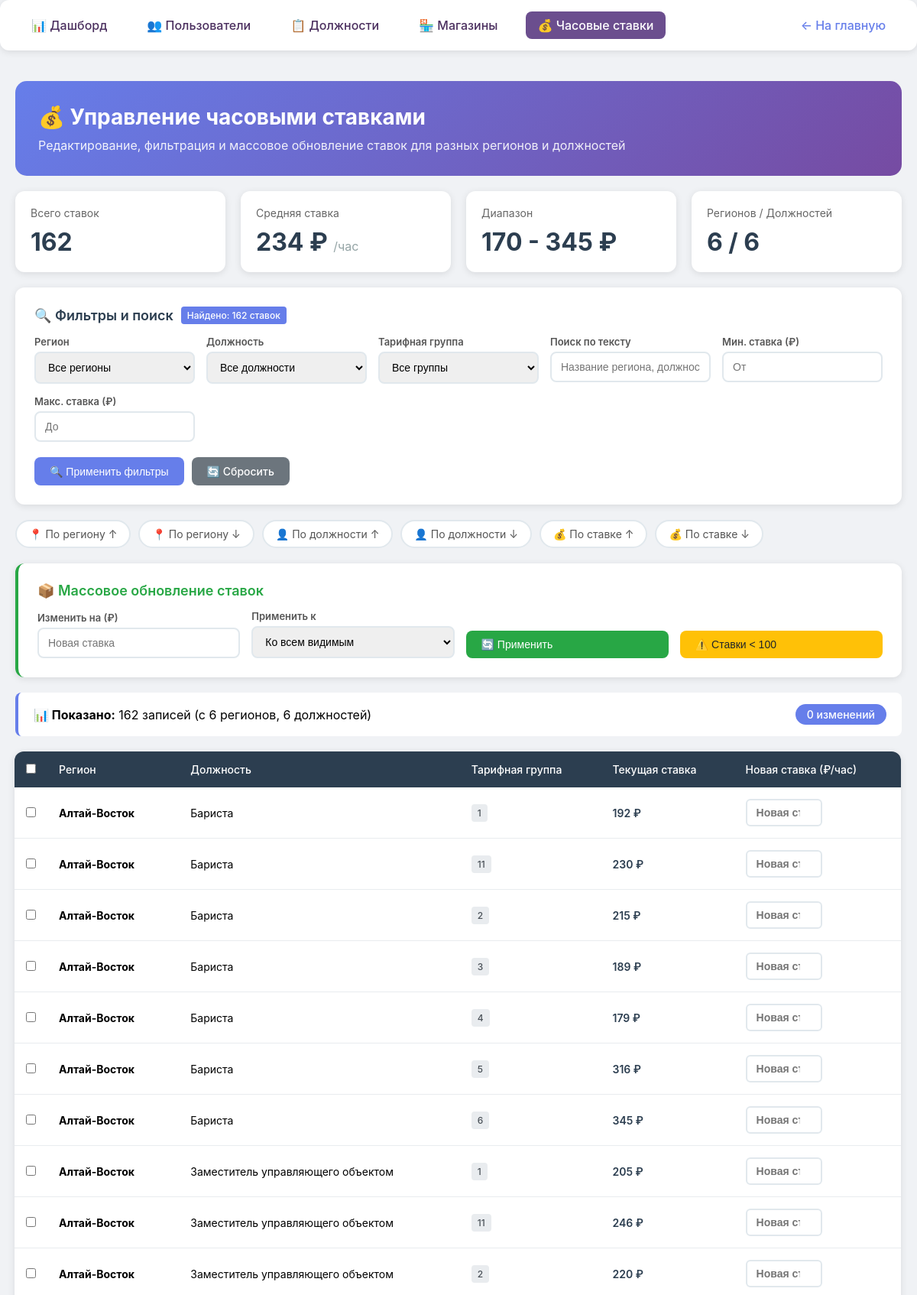
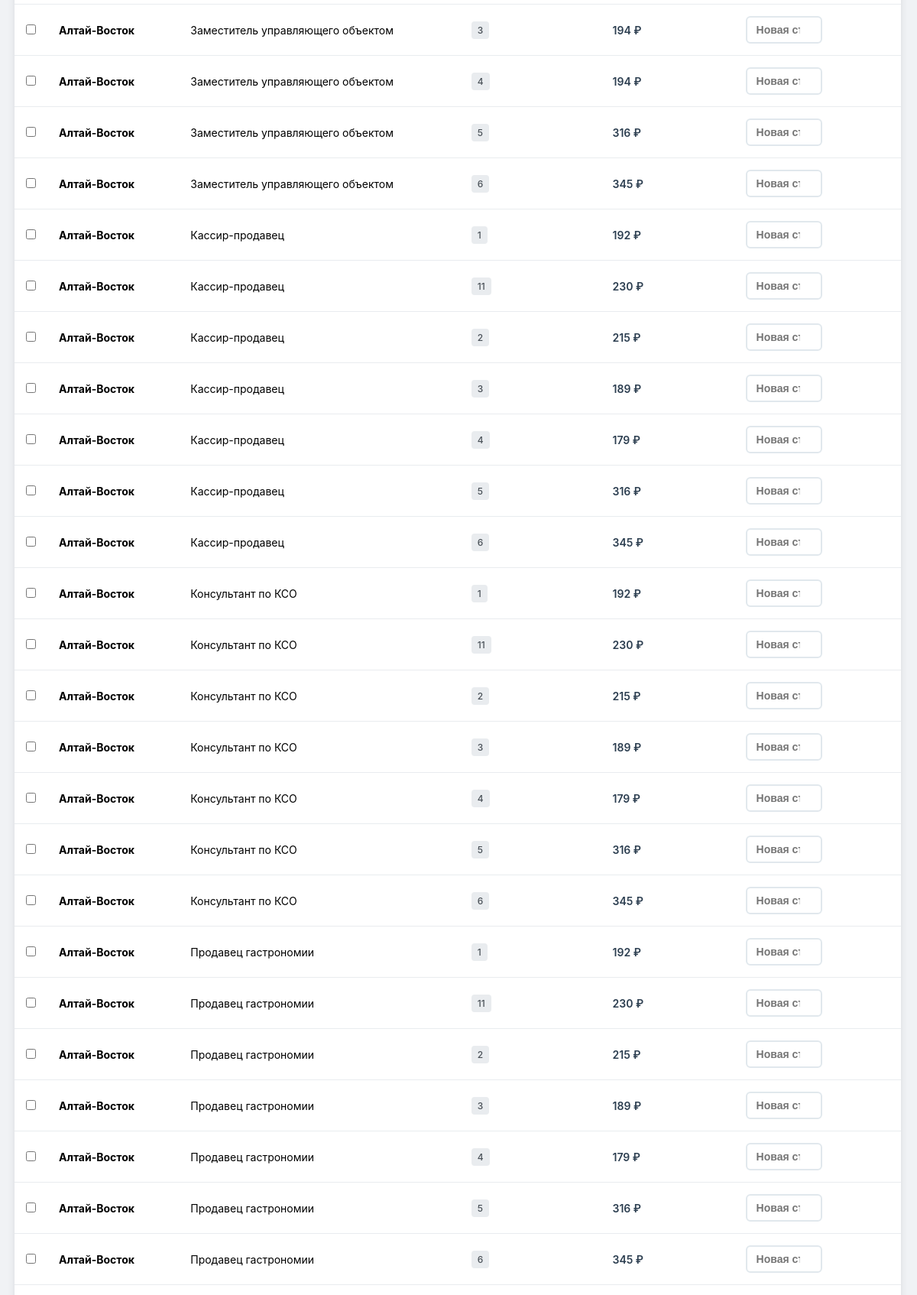
/admin/rates.php (signed in, upper part), run on the app's committed database (2 pictures, top to bottom).
### tables this page shows
CREATE TABLE `hourly_rates` (
  `hourly_rate_id` int(11) NOT NULL COMMENT 'уникальный идентификатор почасовой ставки',
  `region_id` int(11) NOT NULL COMMENT 'Регион',
  `tariff_group_id` int(11) NOT NULL COMMENT 'Тарифная группа',
  `position_id` int(11) NOT NULL COMMENT 'должность',
  `hourly_rate` int(11) NOT NULL COMMENT 'ставка в рублях за час'
);

CREATE TABLE `regions` (
  `region_id` int(11) NOT NULL COMMENT 'уникальный идентификатор региона',
  `region_name` varchar(100) NOT NULL COMMENT 'Название региона'
);

CREATE TABLE `positions` (
  `position_id` int(11) NOT NULL COMMENT 'уникальный идентификатор должности',
  `position_name` varchar(100) NOT NULL COMMENT 'Название должности',
  `has_fixed_salary` tinyint(1) NOT NULL COMMENT 'есть ли фиксированный оклад (TRUE ТОЛЬКО ДЛЯ УО)'
);

CREATE TABLE `tariff_groups` (
  `tariff_group_id` int(11) NOT NULL COMMENT 'уникальный идентификатор тарифной группы',
  `group_name` varchar(50) NOT NULL COMMENT 'название группы'
);

### admin/rates.php (the view, shortened to what this page needs)
<?php
require_once '../db.php';
$currentPage = 'rates';
$where_conditions = ["1=1"];
$order_by = "r.region_name, p.position_name, tg.group_name";
$where_clause = implode(" AND ", $where_conditions);
$rates = mysqli_query($conn, "
    SELECT
        hr.*,
        r.region_name,
        p.position_name,
        tg.group_name as tariff_group_name
    FROM hourly_rates hr
    LEFT JOIN regions r ON hr.region_id = r.region_id
    LEFT JOIN positions p ON hr.position_id = p.position_id
    LEFT JOIN tariff_groups tg ON hr.tariff_group_id = tg.tariff_group_id
    WHERE $where_clause
    ORDER BY $order_by
");
$stats_query = mysqli_query($conn, "
    SELECT
        COUNT(*) as total,
        AVG(hourly_rate) as avg_rate,
        MIN(hourly_rate) as min_rate,
        MAX(hourly_rate) as max_rate,
        COUNT(DISTINCT region_id) as regions_count,
        COUNT(DISTINCT position_id) as positions_count
    FROM hourly_rates
");
$stats = mysqli_fetch_assoc($stats_query);
?>
<!DOCTYPE html>
<html lang="ru">
<head>
</head>
<body>
    <div class="admin-nav">
        <a href="index.php" <?= $currentPage == 'dashboard' ? 'class="active"' : '' ?>>📊 Дашборд</a>
        <a href="users.php" <?= $currentPage == 'users' ? 'class="active"' : '' ?>>👥 Пользователи</a>
        <a href="positions.php" <?= $currentPage == 'positions' ? 'class="active"' : '' ?>>📋 Должности</a>
        <a href="stores.php" <?= $currentPage == 'stores' ? 'class="active"' : '' ?>>🏪 Магазины</a>
        <a href="rates.php" class="active">💰 Часовые ставки</a>
        <a href="../index.php" class="back-link">← На главную</a>
    </div>
    <div class="admin-wrapper">
        <div class="header animated">
            <h1>💰 Управление часовыми ставками</h1>
            <p>Редактирование, фильтрация и массовое обновление ставок для разных регионов и должностей</p>
        </div>
        <div class="stats-grid">
            <div class="stat-card">
                <div class="stat-label">Всего ставок</div>
                <div class="stat-value"><?= number_format($stats['total'], 0, '.', ' ') ?></div>
            </div>
            <div class="stat-card">
                <div class="stat-label">Средняя ставка</div>
                <div class="stat-value"><?= number_format($stats['avg_rate'], 0, '.', ' ') ?> ₽ <small>/час</small></div>
            </div>
            <div class="stat-card">
                <div class="stat-label">Диапазон</div>
                <div class="stat-value"><?= number_format($stats['min_rate'], 0, '.', ' ') ?> - <?= number_format($stats['max_rate'], 0, '.', ' ') ?> ₽</div>
            </div>
            <div class="stat-card">
                <div class="stat-label">Регионов / Должностей</div>
                <div class="stat-value"><?= $stats['regions_count'] ?> / <?= $stats['positions_count'] ?></div>
            </div>
        </div>
        <div class="filters-panel animated">
            <div class="filters-title">
                <span>🔍 Фильтры и поиск</span>
                <span class="badge badge-primary">Найдено: <?= mysqli_num_rows($rates) ?> ставок</span>
            </div>
            <form method="GET" id="filterForm">
                <div class="filters-grid">
                    <div class="filter-group">
                        <label>Регион</label>
                        <select name="region_id" class="filter-select">
                            <option value="">Все регионы</option>
                        </select>
                    </div>
                    <div class="filter-group">
                        <label>Должность</label>
                        <select name="position_id" class="filter-select">
                            <option value="">Все должности</option>
                        </select>
                    </div>
                    <div class="filter-group">
                        <label>Тарифная группа</label>
                        <select name="tariff_group_id" class="filter-select">
                            <option value="">Все группы</option>
                        </select>
                    </div>
                    <div class="filter-group">
                        <label>Поиск по тексту</label>
                        <input type="text" name="search" class="filter-input"
                               value="<?= htmlspecialchars($_GET['search'] ?? '') ?>"
                               placeholder="Название региона, должности...">
                    </div>
                    <div class="filter-group">
                        <label>Мин. ставка (₽)</label>
                        <input type="number" name="min_rate" class="filter-input"
                               value="<?= htmlspecialchars($_GET['min_rate'] ?? '') ?>"
                               placeholder="От">
                    </div>
                    <div class="filter-group">
                        <label>Макс. ставка (₽)</label>
                        <input type="number" name="max_rate" class="filter-input"
                               value="<?= htmlspecialchars($_GET['max_rate'] ?? '') ?>"
                               placeholder="До">
                    </div>
                </div>
                <div class="filter-actions">
                    <button type="submit" class="btn btn-primary">🔍 Применить фильтры</button>
                    <a href="?" class="btn btn-secondary">🔄 Сбросить</a>
                </div>
            </form>
        </div>
        <div class="sort-buttons">
            <a href="?<?= http_build_query(array_merge($_GET, ['sort' => 'region_asc'])) ?>"
               class="sort-btn <?= ($_GET['sort'] ?? '') == 'region_asc' ? 'active' : '' ?>">
                📍 По региону ↑
            </a>
            <a href="?<?= http_build_query(array_merge($_GET, ['sort' => 'region_desc'])) ?>"
               class="sort-btn <?= ($_GET['sort'] ?? '') == 'region_desc' ? 'active' : '' ?>">
                📍 По региону ↓
            </a>
            <a href="?<?= http_build_query(array_merge($_GET, ['sort' => 'position_asc'])) ?>"
               class="sort-btn <?= ($_GET['sort'] ?? '') == 'position_asc' ? 'active' : '' ?>">
                👤 По должности ↑
            </a>
            <a href="?<?= http_build_query(array_merge($_GET, ['sort' => 'position_desc'])) ?>"
               class="sort-btn <?= ($_GET['sort'] ?? '') == 'position_desc' ? 'active' : '' ?>">
                👤 По должности ↓
            </a>
            <a href="?<?= http_build_query(array_merge($_GET, ['sort' => 'rate_asc'])) ?>"
               class="sort-btn <?= ($_GET['sort'] ?? '') == 'rate_asc' ? 'active' : '' ?>">
                💰 По ставке ↑
            </a>
            <a href="?<?= http_build_query(array_merge($_GET, ['sort' => 'rate_desc'])) ?>"
               class="sort-btn <?= ($_GET['sort'] ?? '') == 'rate_desc' ? 'active' : '' ?>">
                💰 По ставке ↓
            </a>
        </div>
        <div class="bulk-edit-panel animated">
            <div class="bulk-edit-title">📦 Массовое обновление ставок</div>
            <div class="bulk-edit-grid">
                <div class="bulk-field">
                    <label>Изменить на (₽)</label>
                    <input type="number" id="bulkRate" class="filter-input" placeholder="Новая ставка">
                </div>
                <div class="bulk-field">
                    <label>Применить к</label>
                    <select id="bulkScope" class="filter-select">
                        <option value="visible">Ко всем видимым</option>
                    </select>
                </div>
                <div class="bulk-field">
                    <label>&nbsp;</label>
                    <button onclick="applyBulkUpdate()" class="btn btn-success">🔄 Применить</button>
                </div>
                <div class="bulk-field">
                    <label>&nbsp;</label>
                    <button onclick="highlightRatesBelow(100)" class="btn btn-warning">⚠️ Ставки < 100</button>
                </div>
            </div>
        </div>
        <div class="info-bar">
            <span>
                <strong>📊 Показано:</strong> <?= mysqli_num_rows($rates) ?> записей
                <?php if (mysqli_num_rows($rates) > 0): ?>
                (с <?= $stats['regions_count'] ?> регионов, <?= $stats['positions_count'] ?> должностей)
                <?php endif; ?>
            </span>
            <span class="changes-count" id="changedCount">0 изменений</span>
        </div>
        <form method="POST" id="ratesForm">
            <div class="table-container">
                <table>
                    <thead>
                        <tr>
                            <th width="40">
                                <input type="checkbox" id="selectAll" onclick="toggleAll()">
                            </th>
                            <th>Регион</th>
                            <th>Должность</th>
                            <th>Тарифная группа</th>
                            <th>Текущая ставка</th>
                            <th>Новая ставка (₽/час)</th>
                        </tr>
                    </thead>
                    <tbody>
                        <?php
                        while ($rate = mysqli_fetch_assoc($rates)):
                        ?>
                        <tr id="row-<?= $rate['hourly_rate_id'] ?>"
                            data-rate="<?= $rate['hourly_rate'] ?>"
                            class="<?= $rate['hourly_rate'] < 100 ? 'highlighted' : '' ?>">
                            <td>
                                <input type="checkbox" class="row-select" value="<?= $rate['hourly_rate_id'] ?>">
                            </td>
                            <td><strong><?= htmlspecialchars($rate['region_name'] ?? 'Не указан') ?></strong></td>
                            <td><?= htmlspecialchars($rate['position_name'] ?? 'Не указана') ?></td>
                            <td>
                                <span class="badge"><?= htmlspecialchars($rate['tariff_group_name'] ?? 'Не указана') ?></span>
                            </td>
                            <td class="rate-cell" id="current-<?= $rate['hourly_rate_id'] ?>">
                                <?= number_format($rate['hourly_rate'], 0, '.', ' ') ?> ₽
                            </td>
                            <td>
                                <input type="number"
                                       name="updates[<?= $rate['hourly_rate_id'] ?>]"
                                       id="input-<?= $rate['hourly_rate_id'] ?>"
                                       class="rate-input"
                                       data-original="<?= $rate['hourly_rate'] ?>"
                                       placeholder="Новая ставка"
                                       min="1"
                                       step="1"
                                       onchange="markChanged(this, <?= $rate['hourly_rate_id'] ?>)"
                                       onkeyup="markChanged(this, <?= $rate['hourly_rate_id'] ?>)">
                            </td>
                        </tr>
                        <?php endwhile; ?>
                    </tbody>
                </table>
            </div>
        </form>
    </div>
</body>
</html>

### data on the page
hourly_rates: region.region_name "Алтай-Восток", position.position_name "Бариста", tariff_group.group_name "1", hourly_rate "192"
hourly_rates: region.region_name "Алтай-Восток", position.position_name "Бариста", tariff_group.group_name "11", hourly_rate "230"
hourly_rates: region.region_name "Алтай-Восток", position.position_name "Бариста", tariff_group.group_name "2", hourly_rate "215"
hourly_rates: region.region_name "Алтай-Восток", position.position_name "Бариста", tariff_group.group_name "3", hourly_rate "189"
hourly_rates: region.region_name "Алтай-Восток", position.position_name "Бариста", tariff_group.group_name "4", hourly_rate "179"
hourly_rates: region.region_name "Алтай-Восток", position.position_name "Бариста", tariff_group.group_name "5", hourly_rate "316"
hourly_rates: region.region_name "Алтай-Восток", position.position_name "Бариста", tariff_group.group_name "6", hourly_rate "345"
hourly_rates: region.region_name "Алтай-Восток", position.position_name "Заместитель управляющего объектом", tariff_group.group_name "1", hourly_rate "205"
hourly_rates: region.region_name "Алтай-Восток", position.position_name "Заместитель управляющего объектом", tariff_group.group_name "11", hourly_rate "246"
hourly_rates: region.region_name "Алтай-Восток", position.position_name "Заместитель управляющего объектом", tariff_group.group_name "2", hourly_rate "220"
hourly_rates: region.region_name "Алтай-Восток", position.position_name "Заместитель управляющего объектом", tariff_group.group_name "3", hourly_rate "194"
hourly_rates: region.region_name "Алтай-Восток", position.position_name "Заместитель управляющего объектом", tariff_group.group_name "4", hourly_rate "194"
hourly_rates: region.region_name "Алтай-Восток", position.position_name "Заместитель управляющего объектом", tariff_group.group_name "5", hourly_rate "316"
hourly_rates: region.region_name "Алтай-Восток", position.position_name "Заместитель управляющего объектом", tariff_group.group_name "6", hourly_rate "345"
hourly_rates: region.region_name "Алтай-Восток", position.position_name "Кассир-продавец", tariff_group.group_name "1", hourly_rate "192"
hourly_rates: region.region_name "Алтай-Восток", position.position_name "Кассир-продавец", tariff_group.group_name "11", hourly_rate "230"
hourly_rates: region.region_name "Алтай-Восток", position.position_name "Кассир-продавец", tariff_group.group_name "2", hourly_rate "215"
hourly_rates: region.region_name "Алтай-Восток", position.position_name "Кассир-продавец", tariff_group.group_name "3", hourly_rate "189"
hourly_rates: region.region_name "Алтай-Восток", position.position_name "Кассир-продавец", tariff_group.group_name "4", hourly_rate "179"
hourly_rates: region.region_name "Алтай-Восток", position.position_name "Кассир-продавец", tariff_group.group_name "5", hourly_rate "316"
hourly_rates: region.region_name "Алтай-Восток", position.position_name "Кассир-продавец", tariff_group.group_name "6", hourly_rate "345"
hourly_rates: region.region_name "Алтай-Восток", position.position_name "Консультант по КСО", tariff_group.group_name "1", hourly_rate "192"
hourly_rates: region.region_name "Алтай-Восток", position.position_name "Консультант по КСО", tariff_group.group_name "11", hourly_rate "230"
hourly_rates: region.region_name "Алтай-Восток", position.position_name "Консультант по КСО", tariff_group.group_name "2", hourly_rate "215"
hourly_rates: region.region_name "Алтай-Восток", position.position_name "Консультант по КСО", tariff_group.group_name "3", hourly_rate "189"
hourly_rates: region.region_name "Алтай-Восток", position.position_name "Консультант по КСО", tariff_group.group_name "4", hourly_rate "179"
hourly_rates: region.region_name "Алтай-Восток", position.position_name "Консультант по КСО", tariff_group.group_name "5", hourly_rate "316"
hourly_rates: region.region_name "Алтай-Восток", position.position_name "Консультант по КСО", tariff_group.group_name "6", hourly_rate "345"
hourly_rates: region.region_name "Алтай-Восток", position.position_name "Продавец гастрономии", tariff_group.group_name "1", hourly_rate "192"
hourly_rates: region.region_name "Алтай-Восток", position.position_name "Продавец гастрономии", tariff_group.group_name "11", hourly_rate "230"
hourly_rates: region.region_name "Алтай-Восток", position.position_name "Продавец гастрономии", tariff_group.group_name "2", hourly_rate "215"
hourly_rates: region.region_name "Алтай-Восток", position.position_name "Продавец гастрономии", tariff_group.group_name "3", hourly_rate "189"
hourly_rates: region.region_name "Алтай-Восток", position.position_name "Продавец гастрономии", tariff_group.group_name "4", hourly_rate "179"
hourly_rates: region.region_name "Алтай-Восток", position.position_name "Продавец гастрономии", tariff_group.group_name "5", hourly_rate "316"
hourly_rates: region.region_name "Алтай-Восток", position.position_name "Продавец гастрономии", tariff_group.group_name "6", hourly_rate "345"

### other printed values
$stats['total'] "162"
$stats['avg_rate'] "234"
$stats['min_rate'] "170"
$stats['max_rate'] "345"
$stats['regions_count'] "6"
$stats['positions_count'] "6"
mysqli_num_rows($rates) "162"
